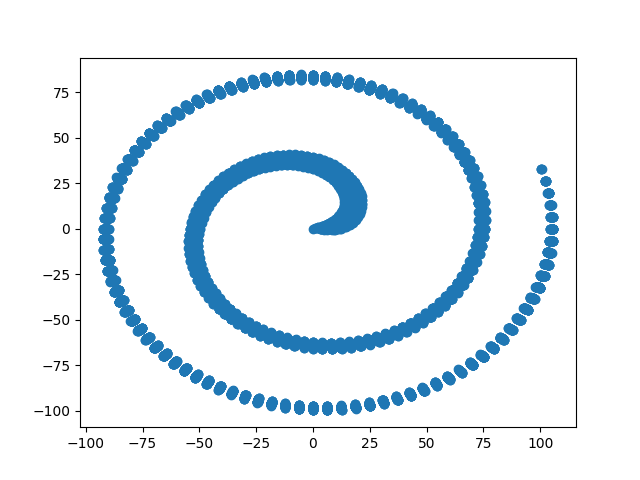

Reproduce this figure in Python.
direction = 1
person = 0
number_of_ppl = 100
data = []
for i in range(1,5600*2):
    if i % 7 == 0:
        direction *= -1
    if i % 8 == 0:
        person += direction
    person += direction
    person = person % number_of_ppl
    data.append(person)

import matplotlib.pyplot as plt
import numpy as np

points = [(np.cos(data[i]*np.pi*2/100)*(i**0.5), np.sin(data[i]*np.pi*2/100)*(i**0.5)) for i in range(len(data))]
plt.scatter([x[0] for x in points], [x[1] for x in points])
plt.show()
